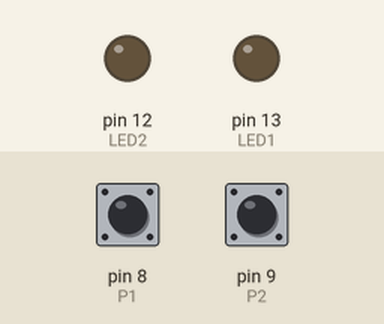
This sketch was run on a simulated Arduino Uno, built with avr-gcc and run on an emulated ATmega328P. Shown: output pins drawn as LEDs (lit = HIGH). The test bench sets the inputs (shaded band); at power-on: pin 8 (P1) HIGH, pin 9 (P2) HIGH.

Above: at 1.2 s.
1.3 s: pin 8 (P1) pulled LOW for 0.15 s
At 1.9 s:
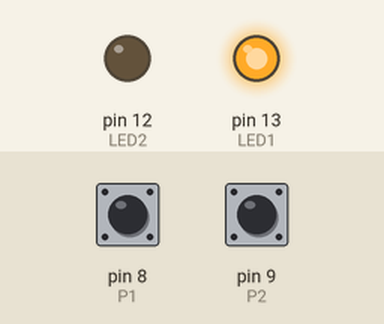
2.9 s: pin 9 (P2) pulled LOW for 0.15 s
At 4.1 s:
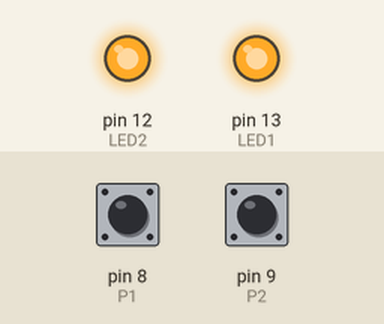
4.5 s: pin 8 (P1) pulled LOW for 1 s
At 5.5 s:
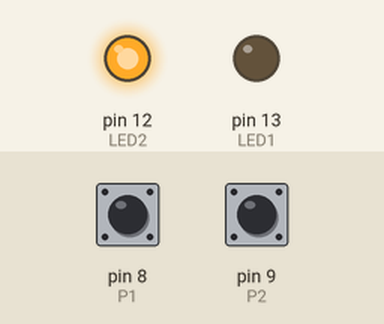
7.0 s: pin 8 (P1) pulled LOW for 3.2 s
At 7.4 s:
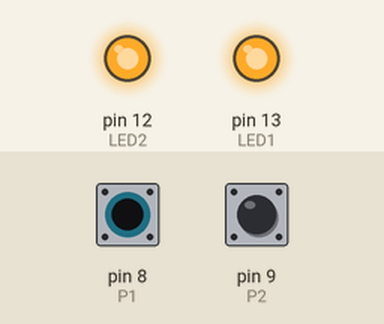
11.7 s: pin 9 (P2) pulled LOW for 1 s
At 12.2 s:
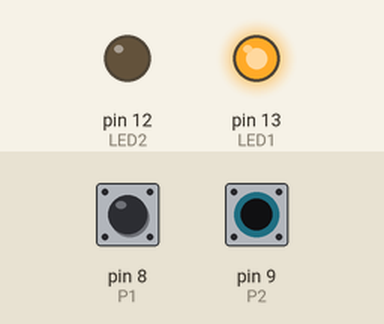
Timing chart, 0 to 14.7 s (numbered marks = the images above; inputs shaded):
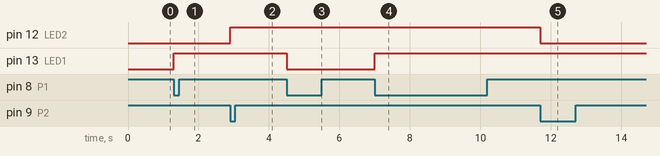

The sketch:

Code-Exercice-1.ino
```cpp
// Définir les broches pour les LEDs et les boutons
#define LED1 13  // Broche pour LED1
#define LED2 12  // Broche pour LED2
#define P1 8 // Broche pour Poussoir1
#define P2 9 // Broche pour Poussoir2
// Définir les variables pour suivre l'état précédent des boutons
bool ancienEtatP1 = HIGH; // État précédent du bouton P1 (HIGH lorsque non pressé)
bool ancienEtatP2 = HIGH; // État précédent du bouton P2 (HIGH lorsque non pressé)
bool actuelEtatP1;  // État présent du poussoir P1
bool actuelEtatP2; // État présent du poussoir P2
// Variables pour suivre l'état des LEDs
bool etatLED1; // État de LED1
bool etatLED2; // État de LED2


void setup() {
    pinMode(LED1, OUTPUT);    // LED1 comme sortie
    pinMode(LED2, OUTPUT);    // LED2 comme sortie
    pinMode(P1, INPUT_PULLUP); // Poussoir P1 avec pull-up interne
    pinMode(P2, INPUT_PULLUP); // Poussoir P2 avec pull-up interne

    // Initialiser les LEDs à l'état éteint
    etatLED1 = LOW;
    etatLED2 = LOW;
    digitalWrite(LED1, etatLED1); // Éteindre LED1
    digitalWrite(LED2, etatLED2); // Éteindre LED2
}


void loop() {
    // ----- Gestion de poussoir P1 -------
    actuelEtatP1 = digitalRead(P1); // Lire l'état actuel poussoir P1
    if (actuelEtatP1 != ancienEtatP1) { // comparer avec l'ancien état
        ancienEtatP1 = actuelEtatP1; // mise à jour de l'état précédent
        if (actuelEtatP1 == LOW) { // transition négative ‾‾‾\___
            etatLED1 = !etatLED1; // Inverser l'état de LED1
            digitalWrite(LED1, etatLED1); // écrire sur la sortie LED1
        }
    }

    // ----- Gestion de poussoir P2 -------
    actuelEtatP2 = digitalRead(P2); // Lire l'état actuel poussoir P2
    if (actuelEtatP2 != ancienEtatP2) { // comparer avec l'ancien état
        ancienEtatP2 = actuelEtatP2; // mise à jour de l'état précédent
        if (actuelEtatP2 == LOW) { // transition négative ‾‾‾\___
            etatLED2 = !etatLED2; // Inverser l'état de LED2
            digitalWrite(LED2, etatLED2); // écrire sur la sortie LED2
        }
    }

    delay(1); // delai 1ms
}
```

Measured:
- after the input at 1.3 s, pin 13 (LED1): LOW → HIGH at once
- after the input at 2.9 s, pin 12 (LED2): LOW → HIGH at once
- after the input at 4.5 s, pin 13 (LED1): HIGH → LOW at once
- after the input at 7.0 s, pin 13 (LED1): LOW → HIGH at once
- after the input at 11.7 s, pin 12 (LED2): HIGH → LOW at once
